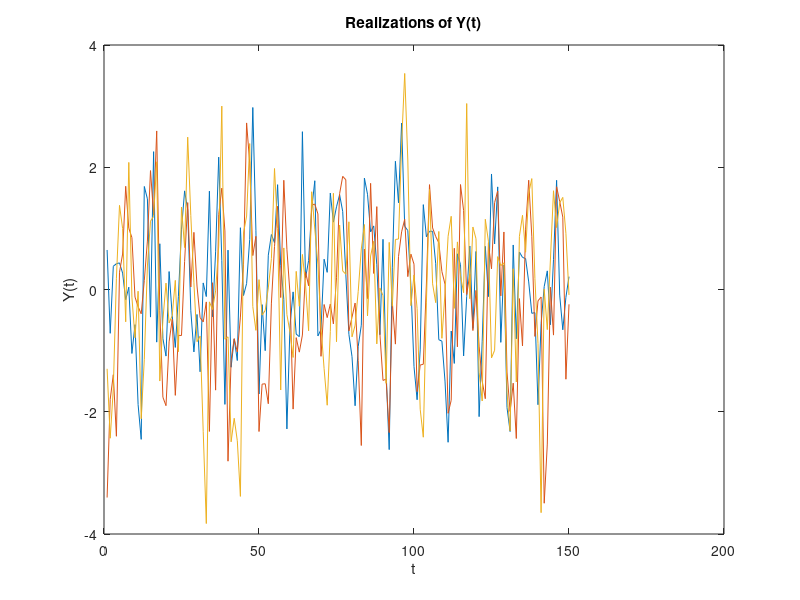

Write the MATLAB code that produced this figure. (Note: this script raises an error after producing the figure.)
% 2.3. Harmonic processes with white noise
disp("== 2.3. Harmonic process with white noise ==");

N = 10000; % number of simulations

% Y(t) = a*sin(ωt+u) + W(t)
% a = 1,
% ω = π/5
% u ~ U(-π, π)
% W(t) ~ N(0, 1)


%%

disp("a) Determine analitically the mean of Y(t). Is it constant?");

% E[Y(t)] = E[a*sin(ωt+u) + W(t)] = a*E[sin(ωt+u)] + E[W(t)] = 0 + 0 = 0
disp("Analitical mean: 0");

disp(" ");

disp("a) Plot three realizations with t=[1..150]. Is it consistent with the theoretical result?");

t = 1:150;
u = unifrnd(-pi, pi, 3, 1);
[t, u] = meshgrid(t,u);

Y = 1*sin(pi/5*t + u) + normrnd(0, 1, 3, 150);

plot(t(1,:), Y(1,:), t(2,:), Y(2,:), t(3,:), Y(3,:));
title("Realizations of Y(t)");
xlabel("t");
ylabel("Y(t)");

disp("Mean of each simulation: " + mean(Y(1,:)) +", "+ mean(Y(2,:)) +", "+  mean(Y(3,:)));

% The plot shows that the values do indeed oscillate around 0.

figure(2);

t = 1:150;
u = unifrnd(-pi, pi, 3, 1);
[t, u] = meshgrid(t,u);

Y = 1*sin(pi/50*t + u) + normrnd(0, 0.2, 3, 150);

plot(t(1,:), Y(1,:), t(2,:), Y(2,:), t(3,:), Y(3,:));
title("Realizations of Y(t) with tweaked parameters");
xlabel("t");
ylabel("Y(t)");